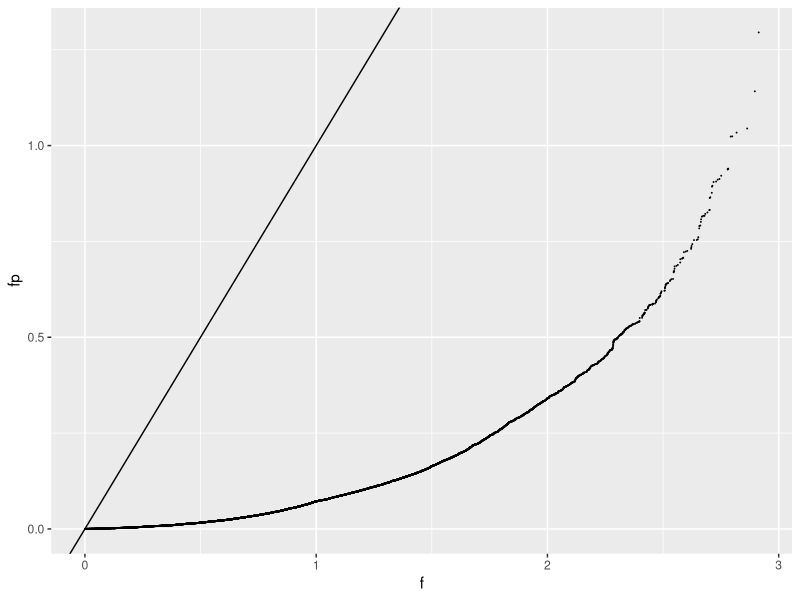

This chart was generated by the following R code:
#!/usr/bin/env Rscript
require("ggplot2")
require("readr")
f  <- sort((read_csv("PermutedClustering.ALL..fData.csv", col_names = FALSE))$X1)
fp <- sort((read_csv("PermutedClustering.ALL..fpData.csv", col_names = FALSE))$X1)
plot <- ggplot() + geom_point(aes(x = f, y = fp), size = 0.001) + geom_abline(intercept = 0, slope = 1)
ggsave("PermutedClustering.ALL..plot.pdf", plot)
